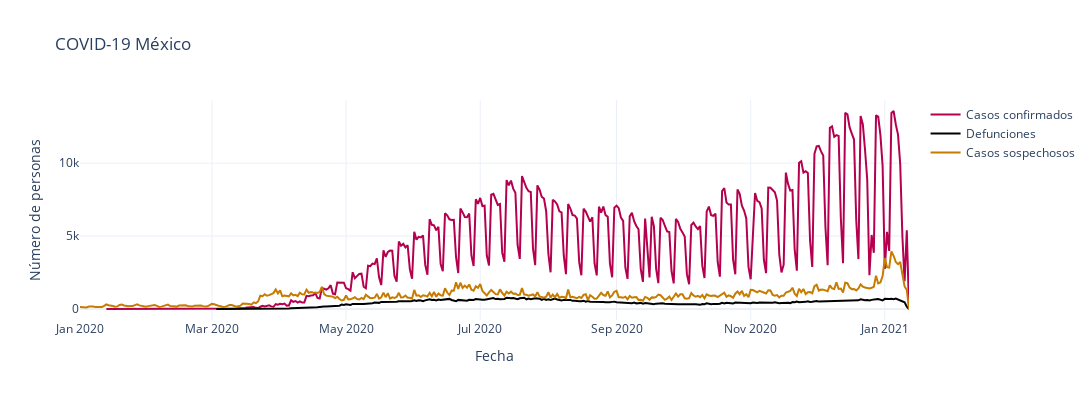

The notebook cell this image was saved under:
### Code cell
# Ploting each line in the same figure ...

# fig_2 = px.line(confirmados_por_fecha, x = "fecha_sintomas", y = "confirmados", width = 1000, height= 300,
#                  labels= dict(fecha_sintomas = "Fecha", confirmados = "Número de personas", name = "Casos confirmados"))

fig_2 = go.Figure()

fig_2.add_trace(go.Scatter(x = confirmados_por_fecha["fecha_ingreso"], y = confirmados_por_fecha["confirmados"], 
                mode = "lines",name = "Casos confirmados", line = dict(color = "#b4004e")) )
fig_2.add_trace(go.Scatter(x = defunciones_por_fecha["fecha_defuncion"], y = defunciones_por_fecha["defunciones"], 
                mode = "lines",name = "Defunciones", line = dict(color = "black") ) )
fig_2.add_trace(go.Scatter(x = sospechosos_por_fecha["fecha_sintomas"], y = sospechosos_por_fecha["sospechosos"],
                mode = "lines", name = "Casos sospechosos", line = dict(color = "#c67c00")))

fig_2.update_xaxes(showgrid = True, title = "Fecha")
fig_2.update_yaxes(showgrid = True , title = "Número de personas")
fig_2.update_layout( width = 1200, height= 400 , title = "COVID-19 México")
fig_2.show()

### Figure 1 — Plotly figure (JSON) as saved in the notebook; plotly's stock layout.template omitted (floating-point values rounded to 4 significant figures; data arrays with more than 128 entries replaced by an {"elided": "..."} marker saying what was removed)
{"data": [{"line": {"color": "#b4004e"}, "mode": "lines", "name": "Casos confirmados", "type": "scatter", "x": {"elided": "325 str values"}, "y": {"elided": "325 int values"}}, {"line": {"color": "black"}, "mode": "lines", "name": "Defunciones", "type": "scatter", "x": {"elided": "302 str values"}, "y": {"elided": "302 int values"}}, {"line": {"color": "#c67c00"}, "mode": "lines", "name": "Casos sospechosos", "type": "scatter", "x": {"elided": "378 str values"}, "y": {"elided": "378 int values"}}], "layout": {"height": 400, "title": {"text": "COVID-19 México"}, "width": 1200, "xaxis": {"showgrid": true, "title": {"text": "Fecha"}}, "yaxis": {"showgrid": true, "title": {"text": "Número de personas"}}}}
